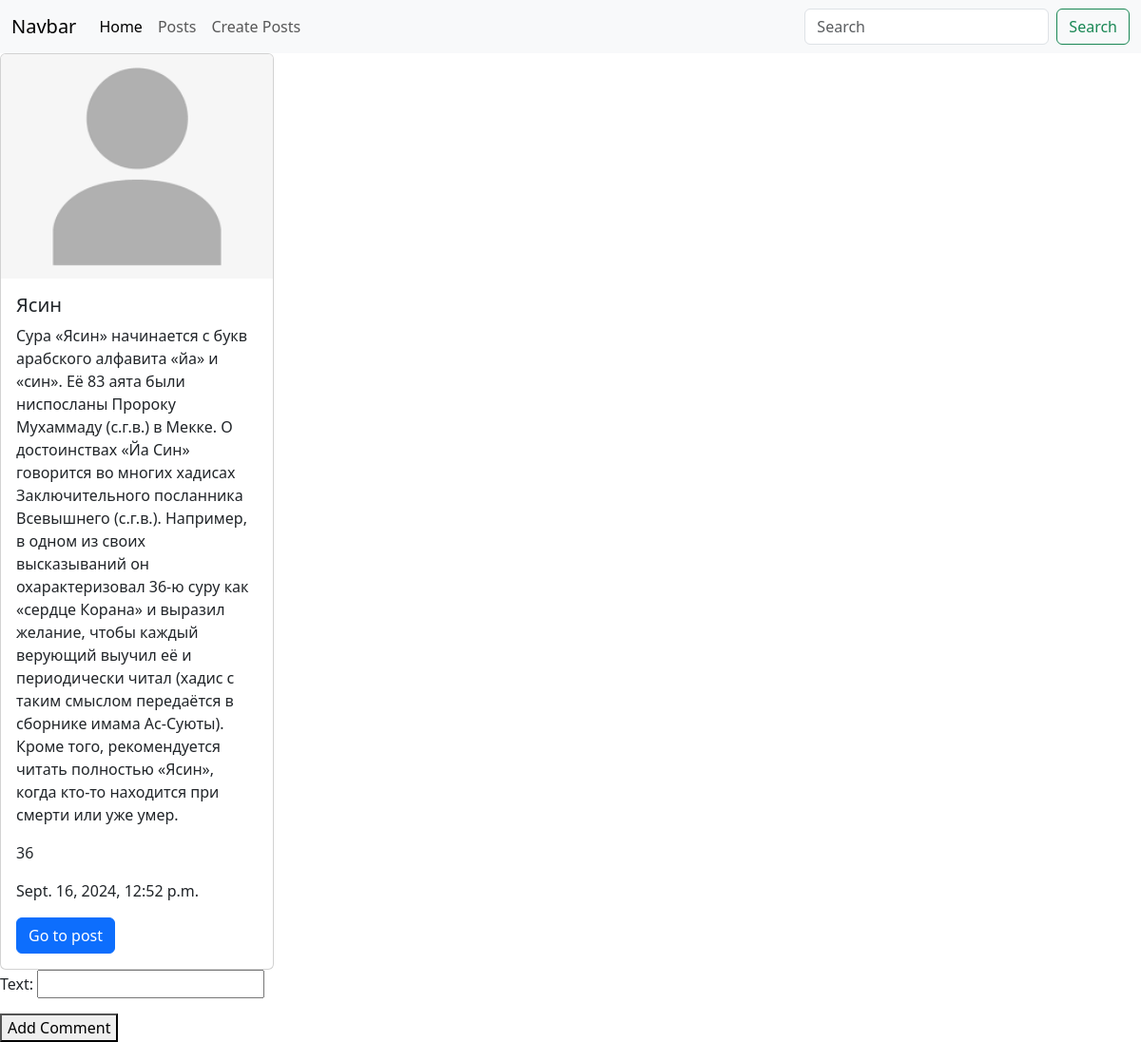
Page /posts/2/ (signed in) on the committed database.
### posts/models.py (models this page shows, shortened)
class Post(models.Model):
    image = models.ImageField(blank=True, null=True, upload_to='posts')
    title = models.CharField(max_length=100)
    content = models.TextField(blank=True, null=True)
    rate = models.IntegerField(default=0)
    created_at = models.DateTimeField(auto_now_add=True, null=True)
    updated_at = models.DateTimeField(auto_now=True)
    category = models.ForeignKey(Category, on_delete=models.CASCADE, null=True, blank=True, related_name='posts')
    tags = models.ManyToManyField(Tag,null=True, blank=True)

### posts/views.py (the view, shortened to what this page needs)
# urls.py: path('posts/<int:post_id>/', detail_view, name='detail'),
@login_required(login_url='login')
def detail_view(request, post_id):
    post = Post.objects.get(id=post_id)
    if request.method == "GET":
        form = CommentForm()
        comments = post.comments.all()
        return render(
            request, 'posts/post_detail.html',
            context={'post': post, 'form': form, 'comments': comments}
        )

### posts/forms.py
class CommentForm(forms.ModelForm):
    class Meta:
        model = Comment
        fields = ['text']

### templates/posts/post_detail.html (shortened to what this page needs)
{% extends "base.html" %}
{% load static%}
{%block content%}
<div class="card" style="width: 18rem;">
  {% if post.image %}
  <img src="{{post.image.url}}" class="card-img-top" alt="...">
  {% else %}
   <img src="{% static 'placeholder.png' %}" class="card-img-top" alt="...">
  {% endif %}
  <div class="card-body">
    <h5 class="card-title">{{post.title}}</h5>
    <p class="card-text">{{post.content}}</p>
    <p class="card-text">{{post.rate}}</p>
    <p class="card-text">{{post.created_at}}</p>
    <a href="/posts/{{post.id}}/" class="btn btn-primary">Go to post</a>
  </div>
 </div>
<form action="" method="post">
  {{form.as_p}}
  <button type="submit">Add Comment</button>
</form>
{%endblock%}

### rows in the picture
Post: title "Ясин", content "Сура «Ясин» начинается с букв арабского алфавита «йа» и «син». Её 83 аята были ниспосланы Пророку Мухаммаду (с.г.в.) в Мекке. О достоинствах «Йа Син» говорится во многих хадисах Заключительного посланника Всевышнего (с.г.в.). Например, в одном из своих высказываний он охарактеризовал 36-ю суру как «сердце Корана» и выразил желание, чтобы каждый верующий выучил её и периодически читал (хадис с таким смыслом передаётся в сборнике имама Ас-Суюты). Кроме того, рекомендуется читать полностью «Ясин», когда кто-то находится при смерти или уже умер.", rate "36", created_at "Sept. 16, 2024, 12:52 p.m."
